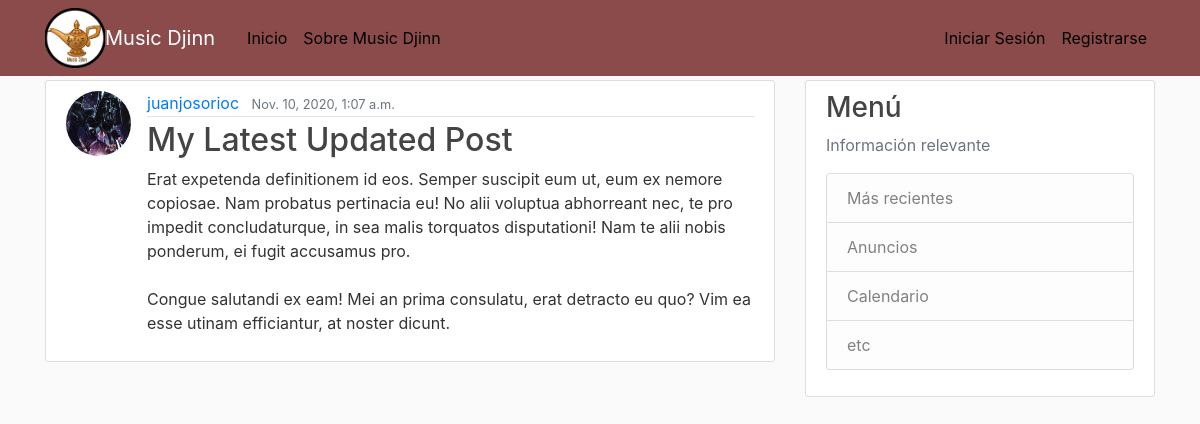
/post/28/, run on an earlier commit of the app's database.
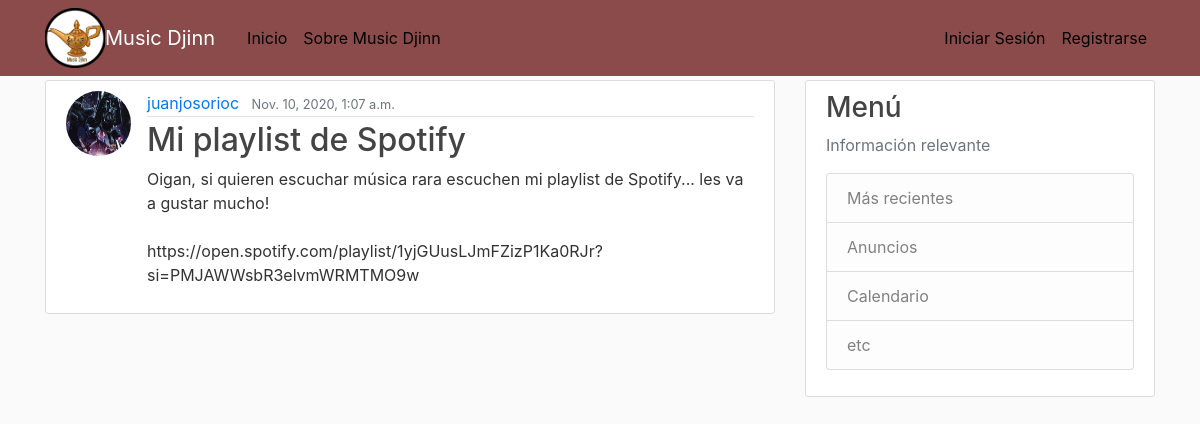
And on a later commit of the database.
### blog/models.py (models this page shows, shortened)
class Post(models.Model):
    title = models.CharField(max_length= 100)
    content = models.TextField()
    date_posted = models.DateTimeField(default = timezone.now)
    author = models.ForeignKey(User, on_delete = models.CASCADE)
    song = models.FileField(upload_to='canciones', default="", blank= True, null=True)

### users/models.py (models this page shows, shortened)
class Profile(models.Model):
    user = models.OneToOneField(User, on_delete=models.CASCADE)
    image = models.ImageField(default='default.jpg', upload_to='profile_pics')

### blog/views.py (the view)
# urls.py: path('post/<int:pk>/', PostDetailView.as_view(), name = 'post-detail'),
class PostDetailView(DetailView):
    model = Post

### blog/templates/blog/post_detail.html (shortened to what this page needs)
{% extends "blog/base.html" %}
{%block content %}
    <article class="media content-section">
        <img class="rounded-circle article-img" src="{{ object.author.profile.image.url }}">
        <div class="media-body">
            <div class="article-metadata">
                <a class="mr-2" href="{% url 'user-posts' object.author.username %}">{{ object.author }}</a>
                <small class="text-muted">{{ object.date_posted }}</small>
            </div>
        <h2 class="article-title">{{ object.title }}</h2>
        <p class="article-content">{{ object.content }}</p>
    </div>
    </article>
{% endblock content%}

What changed in the data, as far as the page shows it:
changed Post "juanjosorioc": title "My Latest Updated Post" → "Mi playlist de Spotify"; content "Erat expetenda definitionem id eos. Semper suscipit eum ut, eum ex nemore copiosae. Nam probatus pertinacia eu! No alii voluptua abhorreant nec, te pro impedit concludaturque, in sea malis torquatos disputationi! Nam te alii nobis ponderum, ei fugit accusamus pro. Congue salutandi ex eam! Mei an prima consulatu, erat detracto eu quo? Vim ea esse utinam efficiantur, at noster dicunt." → "Oigan, si quieren escuchar música rara escuchen mi playlist de Spotify... les va a gustar mucho! https://open.spotify.com/playlist/1yjGUusLJmFZizP1Ka0RJr?si=PMJAWWsbR3elvmWRMTMO9w"
